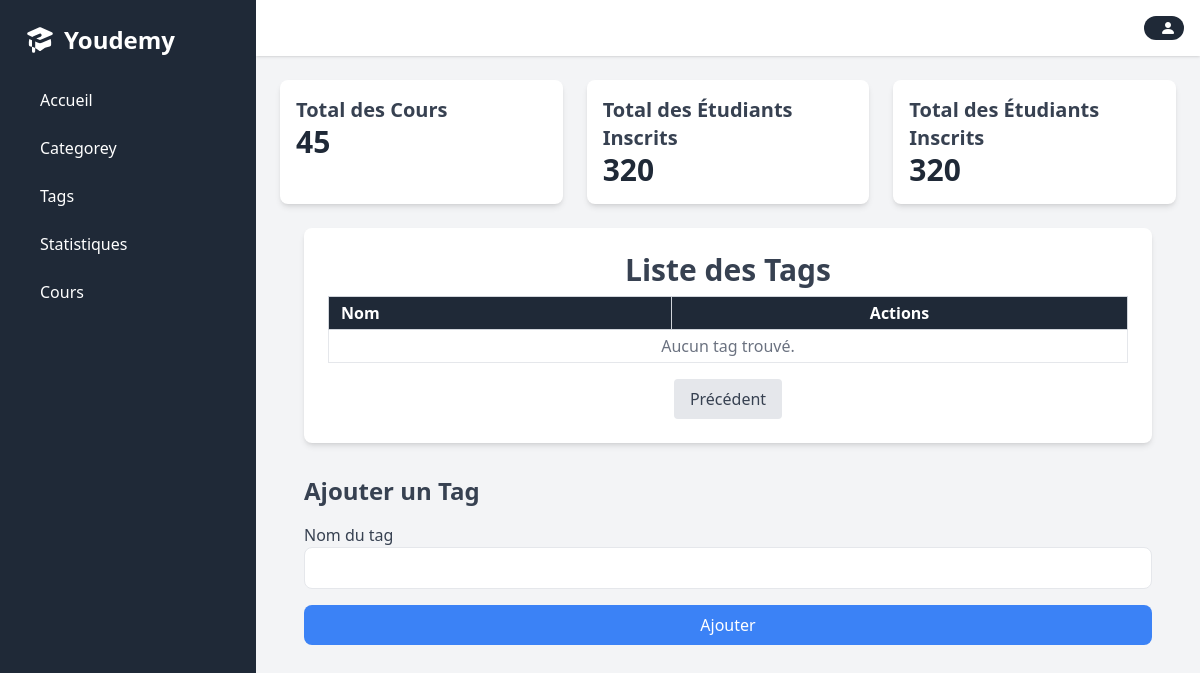
The app's page /views/layouts/dashbord.php?page=tags&p=2, older data.
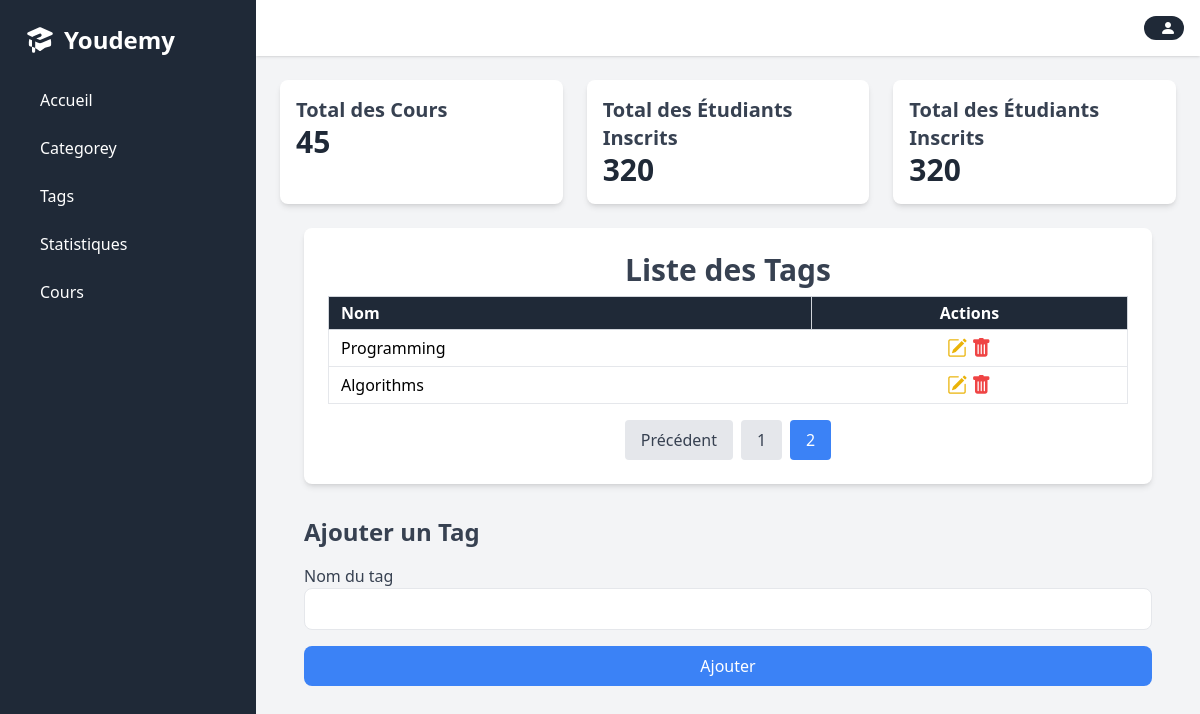
The same page, newer data.
### tables this page shows
CREATE TABLE tags (
    id INT AUTO_INCREMENT PRIMARY KEY,
    name VARCHAR(255) NOT NULL
);

### config/database.php (called while the page is built)
<?php
class Database {
    private $host = 'localhost';
    private $dbname = 'Youdemy';
    private $username = 'root';
    private $password = '';
    public $pdo;
    public function __construct() {
        try {
            $this->pdo = new PDO("mysql:host=$this->host;dbname=$this->dbname", $this->username, $this->password);
            $this->pdo->setAttribute(PDO::ATTR_ERRMODE, PDO::ERRMODE_EXCEPTION);
        } catch(PDOException $e) {
            echo 'Connection failed: ' . $e->getMessage();
        }
    }
    public function getConnection() {
        return $this->pdo;
    }
}
?>

### model/tags.php (called while the page is built, shortened)
<?php
require_once __DIR__ . '/../config/database.php';
class Tag {
    private $db;
    public function __construct() {
        $database = new Database();
        $this->db = $database->getConnection();
    }
    public function readAllPaginated($page, $resultsPerPage) {
        $offset = ($page - 1) * $resultsPerPage;
        $sql = "SELECT id, name FROM tags LIMIT :offset, :resultsPerPage";
        $stmt = $this->db->prepare($sql);
        $stmt->bindValue(':offset', $offset, PDO::PARAM_INT);
        $stmt->bindValue(':resultsPerPage', $resultsPerPage, PDO::PARAM_INT);
        $stmt->execute();
        return $stmt->fetchAll(PDO::FETCH_ASSOC);
    }
    public function countAllTags() {
        $sql = "SELECT COUNT(*) AS total FROM tags";
        $stmt = $this->db->prepare($sql);
        $stmt->execute();
        return $stmt->fetch(PDO::FETCH_ASSOC)['total'];
    }
}

### controller/tagsController.php (called while the page is built, shortened)
<?php
require_once __DIR__ . '/../model/tags.php';
class TagController {
    private $modelTag;
    public function __construct() {
        $this->modelTag = new Tag();
    }
    public function getPaginatedTags($page, $resultsPerPage) {
        $totalTags = $this->modelTag->countAllTags();
        $totalPages = ceil($totalTags / $resultsPerPage);
        $Tags = $this->modelTag->readAllPaginated($page, $resultsPerPage);
        return [
            'tags' => $Tags,
            'totalPages' => $totalPages,
            'currentPage' => $page
        ];
    }
}

### views/tags.php (the view, shortened to what the changed rows need)
<?php require_once __DIR__ . "/../controller/tagsController.php" ?>
<div class="container mx-auto p-6 bg-white shadow-md rounded-lg">
    <h1 class="text-3xl font-semibold text-center text-gray-700 mb-2">Liste des Tags</h1>
    <div class="overflow-x-auto">
        <table class="table-auto w-full text-left border-collapse border border-gray-200">
            <thead class="bg-gray-800 text-white">
                <tr>
                    <th class="px-3 py-1 border border-gray-300">Nom</th>
                    <th class="px-3 py-1 border border-gray-300 text-center">Actions</th>
                </tr>
            </thead>
            <tbody>
                <?php if (!empty($Tags)): ?>
                    <?php foreach ($Tags as $tag): ?>
                        <tr class="hover:bg-gray-100 border-b border-gray-200">
                            <td class="px-3 py-1"><?= $tag['name']; ?></td>
                            <td class="px-3 py-1 text-center">
                                <a href="dashbord.php?page=tags&id=<?= $tag['id']; ?>"                                    class="inline-block text-yellow-500 hover:text-yellow-600">
                                    <i class="bi bi-pencil-square text-xl"></i>
                                </a>
                                <form action="../../index.php?action=deleteTags" method="POST" class="inline-block" onsubmit="return confirm('Êtes-vous sûr de vouloir supprimer ce tag ?');">
                                    <button type="submit" class="text-red-500 hover:text-red-600">
                                        <i class="bi bi-trash-fill text-xl"></i>
                                    </button>
                                </form>
                            </td>
                        </tr>
                    <?php endforeach; ?>
                <?php else: ?>
                    <tr>
                        <td colspan="3" class="px-3 py-1 text-center text-gray-500">Aucun tag trouvé.</td>
                    </tr>
                <?php endif; ?>
            </tbody>
        </table>
    </div>
    <div class="mt-4 flex justify-center space-x-2">
        <?php if ($currentPage > 1): ?>
            <a href="dashbord.php?page=tags&p=<?= $currentPage - 1; ?>"
               class="px-4 py-2 bg-gray-200 hover:bg-gray-300 text-gray-700 rounded">Précédent</a>
        <?php endif; ?>
        <?php for ($i = 1; $i <= $totalPages; $i++): ?>
            <a href="dashbord.php?page=tags&p=<?= $i; ?>"
               class="px-4 py-2 <?= $i == $currentPage ? 'bg-blue-500 text-white' : 'bg-gray-200 hover:bg-gray-300 text-gray-700'; ?> rounded">
                <?= $i; ?>
            </a>
        <?php endfor; ?>
    </div>
</div>
<div class="mt-8">
    <h2 class="text-2xl font-semibold text-gray-700 mb-4">Ajouter un Tag</h2>
</div>

Row changes from the older to the newer data that the page shows:
added tags: name "Programming"
added tags: name "Algorithms"
Text that changed along with them:
new list line: "1"
new list line: "2"
text no longer shown: "Aucun tag trouvé."
